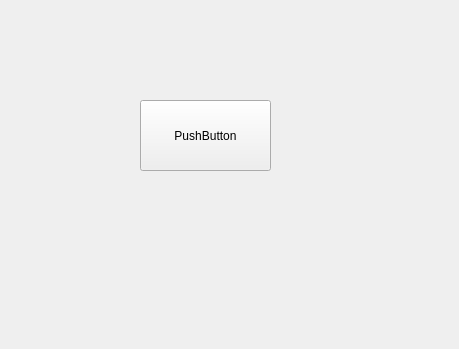
<?xml version="1.0" encoding="UTF-8"?>
<ui version="4.0">
 <class>Form</class>
 <widget class="QWidget" name="Form">
  <property name="geometry">
   <rect>
    <x>0</x>
    <y>0</y>
    <width>459</width>
    <height>349</height>
   </rect>
  </property>
  <property name="windowTitle">
   <string>Form</string>
  </property>
  <widget class="QPushButton" name="pushButton">
   <property name="geometry">
    <rect>
     <x>140</x>
     <y>100</y>
     <width>131</width>
     <height>71</height>
    </rect>
   </property>
   <property name="text">
    <string>PushButton</string>
   </property>
  </widget>
 </widget>
 <resources/>
 <connections>
  <connection>
   <sender>pushButton</sender>
   <signal>clicked()</signal>
   <receiver>Form</receiver>
   <slot>test()</slot>
   <hints>
    <hint type="sourcelabel">
     <x>199</x>
     <y>141</y>
    </hint>
    <hint type="destinationlabel">
     <x>288</x>
     <y>280</y>
    </hint>
   </hints>
  </connection>
 </connections>
 <slots>
  <slot>test()</slot>
 </slots>
</ui>
